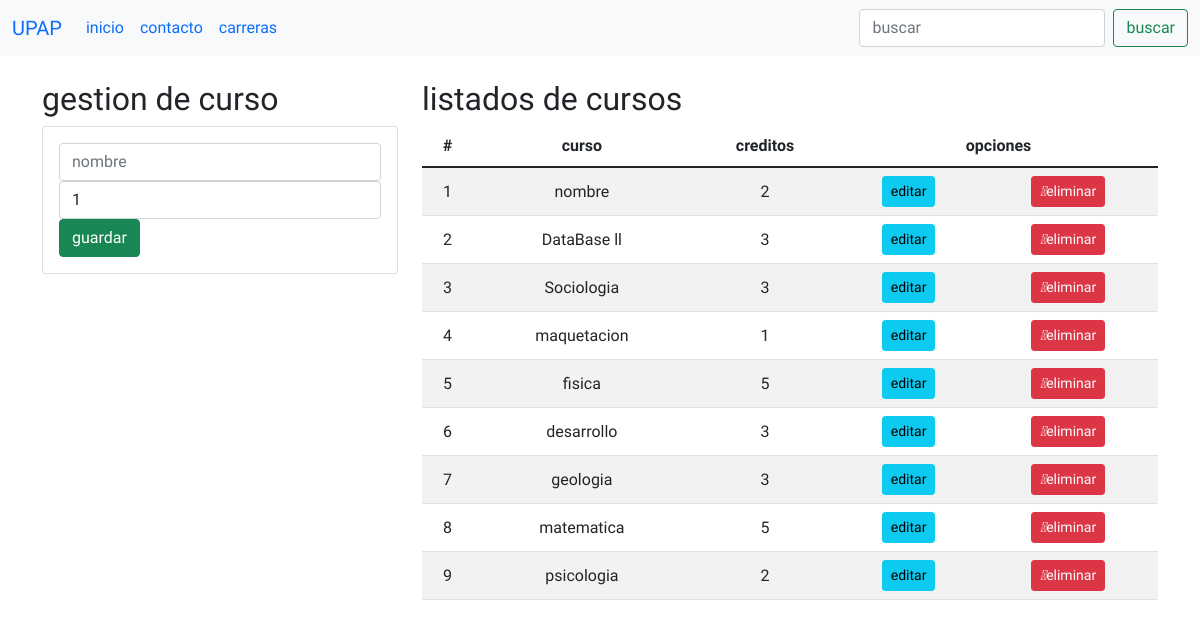
The page / on the database its author committed.
### aplicaciones/academico/models.py (models this page shows, shortened)
class curso(models.Model):
    nombre = models.CharField(max_length=30)
    creditos = models.PositiveSmallIntegerField()
    docente=models.ForeignKey(docente,null=True,blank=True,on_delete=models.CASCADE)
    sede=models.ForeignKey(sede,blank=True,null=True,on_delete=models.CASCADE)

### aplicaciones/academico/views.py (the view)
# urls.py: path('',cursolistview.as_view(), name='gestion_curso'),
class cursolistview(ListView):
  model= curso
  template_name= 'gestion.html'
  def get_context_data(self, **kwargs):
      context= super().get_context_data(**kwargs)
      context['titulo']='gestion de cursos'
      return context

### aplicaciones/academico/templates/gestion.html (shortened to what this page needs)
<!DOCTYPE html>
<html lang="en">
<head>
    {% load static %}
    <link href="https://cdn.jsdelivr.net/npm/bootstrap@5.1.3/dist/css/bootstrap.min.css" rel="stylesheet">
    <link rel="stylesheet" href="{% static 'css/gestion.css' %}">
    <link rel="stylesheet" href="https://cdnjs.cloudflare.com/ajax/libs/font-awesome/5.15.1/css/all.min.css">
</head>
<body>
  <nav class="navbar navbar-expand-lg bg-light">
    <div class="container-fluid">
      <a class="navbar-brand" href="#">UPAP</a>
      <div class="collapse navbar-collapse" id="navbarTogglerDemo02">
        <ul class="navbar-nav me-auto mb-2 mb-lg-0">
          <li class="nav-item">
            <a class="nav-link active" aria-current="page" href="/">inicio</a>
          </li>
          <li class="nav-item">
            <a class="nav-link" href="/contacto">contacto</a>
          </li>
          <li class="nav-item">
            <a class="nav-link " href="/carreras">carreras</a>
          </li>
        </ul>
        <form class="d-flex" role="search">
          <input class="form-control me-2" type="search" placeholder="buscar" aria-label="Search">
          <button class="btn btn-outline-success" type="submit">buscar</button>
        </form>
      </div>
    </div>
  </nav>
    <div class="container py-4">
        <div class="row">
            <div class="col-md-4">
              <h2>gestion de curso</h2>
              <div class="card">
                <div class="card-body">
                  <form id="formulario" action="/registrarcurso/" method="post">{% csrf_token %}
                    <div class="form-group">
                      <input type="text" id="txtname" name="txtname" class="form-control" minlength="3" maxlength="20" autofocus required placeholder="nombre">
                    </div>
                    <div class="form-group">
                      <input type="number" id="numcreditos" required name="numcreditos" class="form-control" min="1" max="5" value="1">
                    </div>
                    <div class="form-group">
                        <input type="submit" class="btn btn-block btn-success text-white " value="guardar">
                    </div>
                  </form>
                </div>
              </div>
            </div>
            <div class="col-md-8">
                     <h2>listados de cursos</h2>
                <div class="table-responsive">
                    <table class="table table-striped">
                        <thead>
                         <tr>
                             <th class="centrado">#</th>
                             <th class="centrado">curso</th>
                             <th class="centrado">creditos</th>
                             <th class="centrado" colspan="2">opciones</th>
                         </tr>
                        </thead>
                        <tbody>
                           {% for c in object_list%}
                           <tr>
                               <td class="centrado">{{forloop.counter}}</td>
                               <td class="centrado">{{c.nombre}}</td>
                               <td class="centrado">{{c.creditos}}</td>
                               <td class="centrado"><a href="edicioncurso/{{c.id}}"class='btn btn-sm btn-block btn-info'>editar</a></td>
                               <td class="centrado"><a href="eliminarcurso/{{c.id}}"class='btn btn-sm btn-block btn-danger btneliminar'><i class="fa-regular fa-trash"></i>eliminar</a></td>
                           </tr>
                           {% endfor %}
                        </tbody>
                     </table>
                </div>
            </div>
        </div>
    </div>
</body>
</html>

### aplicaciones/academico/static/css/gestion.css (style rules this page uses)
body { font-family: 'Tiro Devanagari Hindi', serif; }
.centrado { text-align: center; vertical-align: middle; }

### rows shown on the page
curso: nombre "nombre", creditos "2"
curso: nombre "DataBase ll", creditos "3"
curso: nombre "Sociologia", creditos "3"
curso: nombre "maquetacion", creditos "1"
curso: nombre "fisica", creditos "5"
curso: nombre "desarrollo", creditos "3"
curso: nombre "geologia", creditos "3"
curso: nombre "matematica", creditos "5"
curso: nombre "psicologia", creditos "2"
